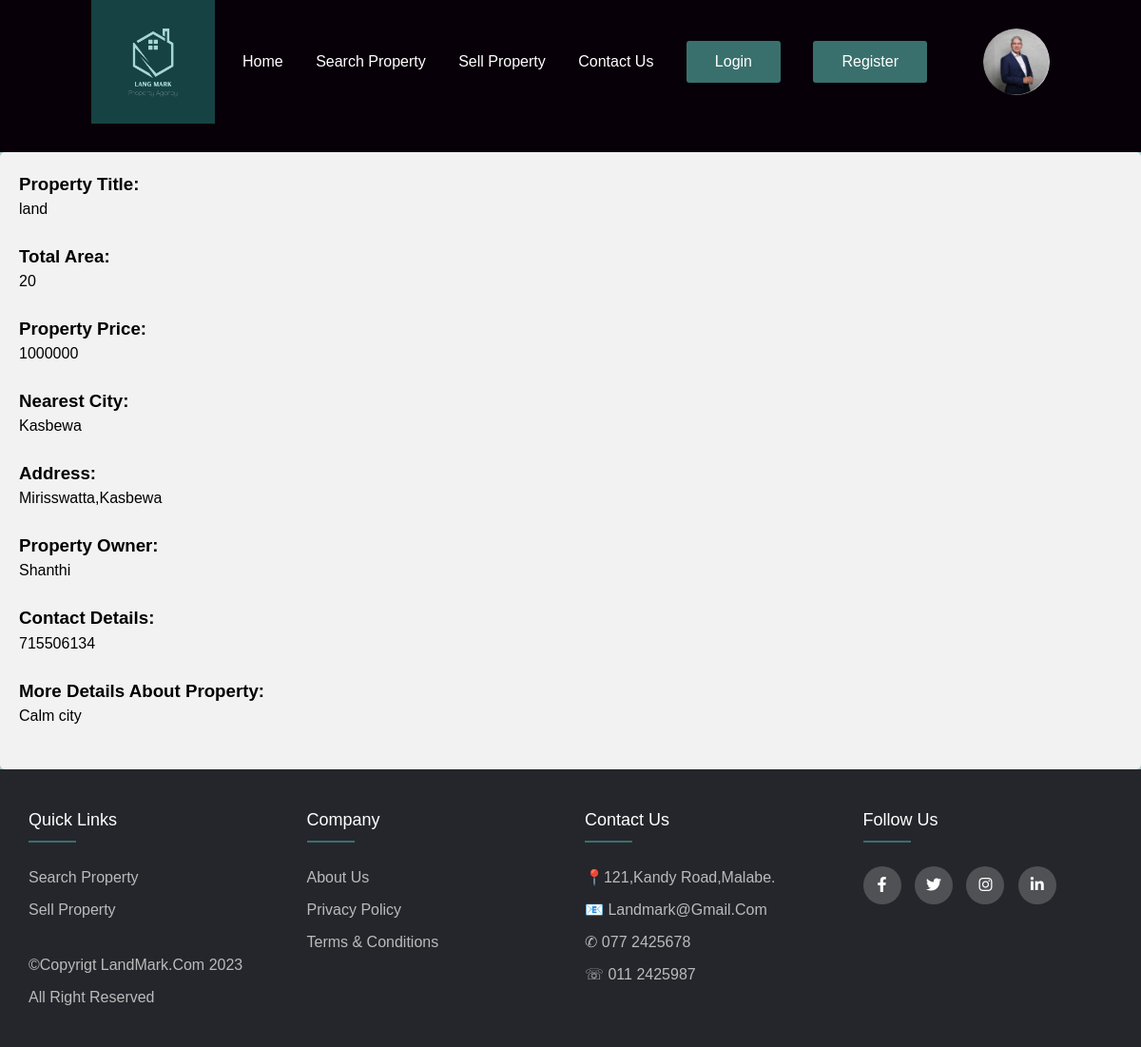
Page /view_property.php?id=4 on the committed database.
### tables this page shows
CREATE TABLE `tb_property` (
  `id` int(11) NOT NULL,
  `Property_Title` varchar(50) NOT NULL,
  `Total_Area` int(11) NOT NULL,
  `Property_Price` float NOT NULL,
  `Property_City` varchar(50) NOT NULL,
  `Property_Address` varchar(100) NOT NULL,
  `Property_Owner` varchar(50) NOT NULL,
  `Contact_Details` int(11) NOT NULL,
  `More_details` varchar(200) NOT NULL
);

### view_property.php (the view, shortened to what this page needs)
<!DOCTYPE html>
<html>
<head>
<link rel="stylesheet" type="text/css" href="https://cdnjs.cloudflare.com/ajax/libs/font-awesome/6.4.0/css/all.min.css">
 <link rel="stylesheet" href="css/style.css">
<div class="header">
<nav>
     <img src="media/LAND MARK.png" class="logo">
	 <ul class="nav-links">
	 <li><a href="index.html">Home</a></li>
	 <li><a href="index1.php">Search Property</a></li>
	 <li><a href="Add_property.html">Sell Property</a></li>
	 <li><a href="contact_us.html">Contact Us</a></li>
	 	 <li class="btn" href="#">Login</li>
	 <li class="btn2" href="#">Register</li>
	 </ul>
	  <a href=" " target="_blank">
	 <img src="media/user.png" class="user-pic"></a>
</nav>
</div>
</head>
<body>
    <div class="container7">
            <?php
            include("config.php");
            $id = $_GET['id'];
            if ($id) {
                $sql = "SELECT * FROM tb_property WHERE id = $id";
                $result = mysqli_query($conn, $sql);
                while ($row = mysqli_fetch_array($result)) {
                 ?>
                 <h3>Property Title:</h3>
                 <p><?php echo $row["Property_Title"]; ?></p><br>
                 <h3>Total Area:</h3>
                 <p><?php echo $row["Total_Area"]; ?></p><br>
                 <h3>Property Price:</h3>
                 <p><?php echo $row["Property_Price"]; ?></p><br>
				 <h3>Nearest City:</h3>
                 <p><?php echo $row["Property_City"]; ?></p><br>
				 <h3>Address:</h3>
                 <p><?php echo $row["Property_Address"]; ?></p><br>
				 <h3>Property Owner:</h3>
                 <p><?php echo $row["Property_Owner"]; ?></p><br>
				 <h3>Contact Details:</h3>
                 <p><?php echo $row["Contact_Details"]; ?></p><br>
				 <h3>More Details About Property:</h3>
                 <p><?php echo $row["More_details"]; ?></p><br>
            <?php
                }
            }
            else{
                echo "<h3>No More details found</h3>";
            }
            ?>
        </div>
</body>
  <footer class="footer">
  	 <div class="container">
  	 	<div class="row">
  	 		<div class="footer-col">
  	 			<h4>Quick Links</h4>
  	 			<ul>
  	 				<li><a href="search.php">Search Property</a></li>
  	 				<li><a href="Add_property.html">Sell Property</a></li><BR>
  	 				<li><a>©Copyrigt LandMark.com 2023</a></li>
					<li><a>All Right Reserved</a></li>
  	 			</ul>
  	 		</div>
  	 		<div class="footer-col">
  	 			<h4>Company</h4>
  	 			<ul>
  	 				<li><a href="about_us.html">About Us</a></li>
  	 				<li><a href="Privacy_Policy.html">privacy policy</a></li>
  	 				<li><a href="terms_&_conditions.html">Terms & Conditions</a></li>
  	 			</ul>
  	 		</div>
  	 		<div class="footer-col">
  	 			<h4>Contact Us</h4>
  	 			<ul>
  	 			<li><a href="#">📍121,Kandy Road,Malabe.</li>
  	 				<li><a href="#">📧 landmark@gmail.com</li>
  	 				<li><a href="#">✆ 077 2425678</li>
  	 				<li><a href="#">☏ 011 2425987</a></li>
  	 			</ul>
  	 		</div>
  	 		<div class="footer-col">
  	 			<h4>follow us</h4>
  	 			<div class="social-links">
  	 				<a href="#"><i class="fab fa-facebook-f"></i></a>
  	 				<a href="#"><i class="fab fa-twitter"></i></a>
  	 				<a href="#"><i class="fab fa-instagram"></i></a>
  	 				<a href="#"><i class="fab fa-linkedin-in"></i></a>
  	 			</div>
  	 		</div>
  	 	</div>
  	 </div>
  </footer>
</body>
</html>

### css/style.css (style rules this page uses)
* { margin:0; padding:0; font-family:"poppins",sans-serif; box-sizing:border-box; }
.header { height:20vh; width:100%; padding: 0 8%; background:#080008; }
nav { display:flex; align-items:center; justify-content:space-between; overflow: auto; }
.logo { width:130px; }
.nav-links { padding:28px 0; }
.nav-links li { display:inline-block; margin:0 15px; }
.nav-links li a { text-decoration:none; color:#fff; padding:5px 0; position:relative; }
.nav-links li a::after { content:' '; background:#39706d; width:0%; height:2px; position:absolute; bottom:0; left:0; transition:width 0.5s; }
.user-pic { width:70px; border-radius:50%; cursor:pointer; margin-left:30px; }
.btn { background:#39706d; color:#fff; padding:10px 30px; border-radius:3px; cursor:pointer; }
.btn2 { background:#39706d; color:#fff; padding:10px 30px; border-radius:3px; cursor:pointer; }
body { line-height: 1.5; font-family: 'Poppins', sans-serif; background-color: #A9C7C5; }
* { margin:0; padding:0; box-sizing: border-box; }
.container { max-width: 1170px; margin:auto; }
.row { display: flex; flex-wrap: wrap; }
ul { list-style: none; }
.footer { background-color: #24262b; padding: 40px 0; }
.footer-col { width: 25%; padding: 0 15px; }
.footer-col h4 { font-size: 18px; color: #ffffff; text-transform: capitalize; margin-bottom: 35px; font-weight: 500; position: relative; }
.footer-col h4::before { content: ''; position: absolute; left:0; bottom: -10px; background-color: #39706d; height: 2px; box-sizing: border-box; width: 50px; }
.footer-col ul li:not(:last-child) { margin-bottom: 10px; }
.footer-col ul li a { font-size: 16px; text-transform: capitalize; color: #ffffff; text-decoration: none; font-weight: 300; color: #bbbbbb; display: block; transition: all 0.3s ease; }
.footer-col .social-links a { display: inline-block; height: 40px; width: 40px; background-color: rgba(255,255,255,0.2); margin:0 10px 10px 0; text-align: center; line-height: 40px; border-radius: 50%; color: #ffffff; transition: all 0.5s ease; }
body { font-family: Arial, Helvetica, sans-serif; }
* { box-sizing: border-box; }
.container7 { border-radius: 5px; background-color: #f2f2f2; padding: 20px; }
* { box-sizing: border-box }
body { margin:0 }
img { vertical-align: middle; }
* { box-sizing:border-box }

### rows in the picture
tb_property: Property_Title "land", Total_Area "20", Property_Price "1000000", Property_City "Kasbewa", Property_Address "Mirisswatta,Kasbewa", Property_Owner "Shanthi", Contact_Details "715506134", More_details "Calm city"
